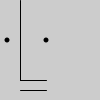
Frame 1 (no input)
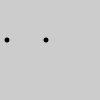
Frame 2 (the mouse pressed at the canvas centre, redrawn once)

The Processing sketch that drew these frames (run headless with seeded random() and noise(); the mouse was pressed at the canvas centre and the sketch redrawn once):

// Processing sketch: processing
// ── processing.pde
int x=20;
int y=80;
int g=26;

void setup(){
	size(100,100);
	smooth();
	fill(0);
	noLoop();
}

void draw(){
	background(204);
	face(x,y,g);
}

void face(int x,int y,int gap){
	line(x,0,x,y);
	line(x,y,x+gap,y);
	int mouthY=height-(height-y)/2;
	line(x,mouthY,x+gap,mouthY);
	noStroke();
	ellipse(x-gap/2,y/2,5,5);
	ellipse(x+gap,y/2,5,5);
}
